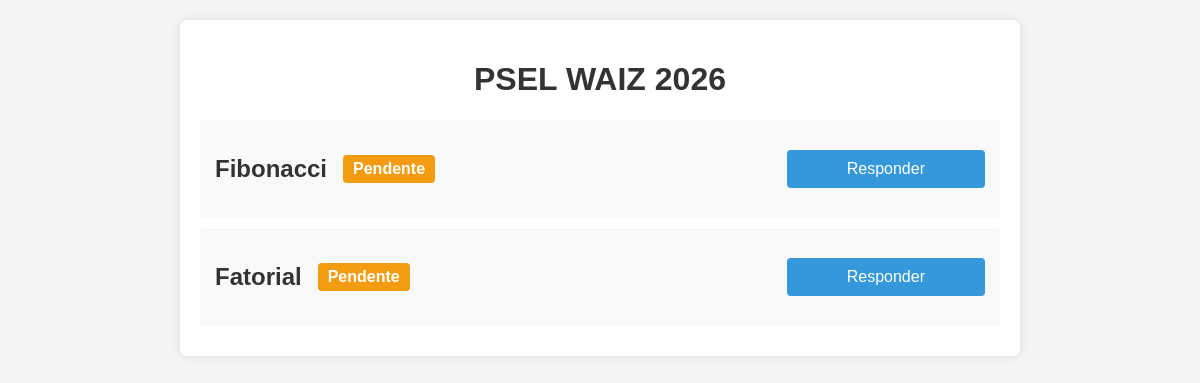
The page /assessment/1/ on the database as committed earlier.
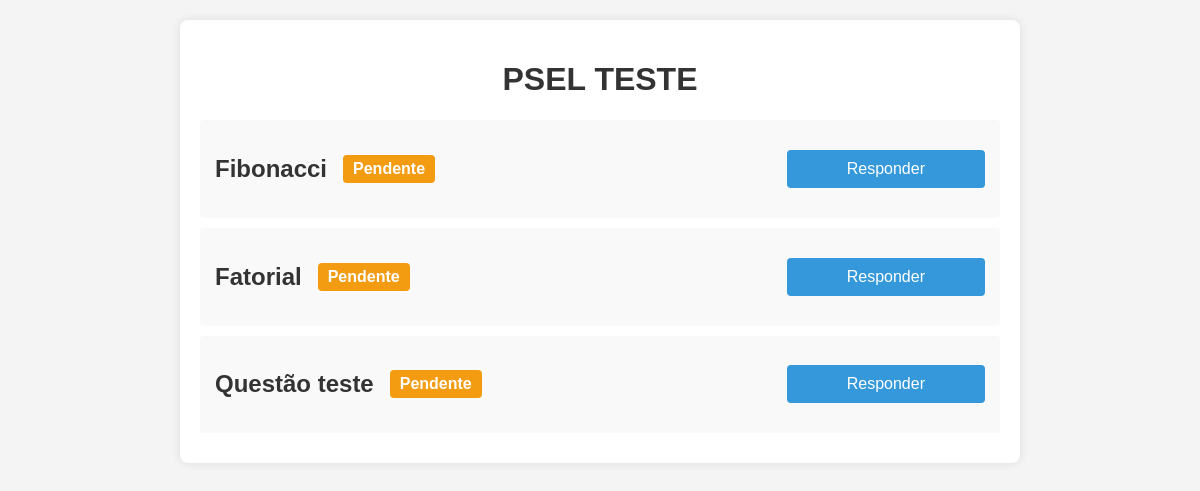
The same page on the database as committed later.
### assessment/models.py (models this page shows, shortened)
class Assessment(models.Model):
    title = models.CharField(max_length=200)
    created_at = models.DateTimeField(auto_now_add=True)
    user = models.ForeignKey("auth.User", on_delete=models.CASCADE)

class Question(models.Model):
    title = models.CharField(max_length=200)
    content = models.CharField(max_length=10000)
    created_at = models.DateTimeField(auto_now_add=True)
    expected_output = models.CharField(max_length=200)
    assessment = models.ForeignKey(Assessment, on_delete=models.CASCADE)

### assessment/views.py (the view)
# urls.py: path("<int:assessment_id>/", views.detail, name="detail"),
def detail(request, assessment_id):
    try:
        assessment = Assessment.objects.get(pk=assessment_id)
        latest_question_list = Question.objects.filter(assessment_id=assessment_id).order_by("created_at")
        template = loader.get_template("assessment/detail/index.html")
        context = {
            "latest_question_list": latest_question_list,
            "assessment": assessment,
        }
        return HttpResponse(template.render(context, request))
    except Assessment.DoesNotExist:
        template = loader.get_template("error_page.html")
        context = {
            "error": {
                "code": 404,
                "title": "Assessment not found",
                "message": "Assessment does not exist",
            }
        }
        return HttpResponse(template.render(context, request))

### assessment/templates/assessment/detail/index.html (shortened to what this page needs)
{% load static %}
<!DOCTYPE html>
<html lang="en">
  <head>
    <link rel="stylesheet" href="{% static '/css/assessments/details.css' %}" />
  </head>
  <body>
    <div class="container">
      <h1>{{ assessment.title }}</h1>
      {% if latest_question_list %}
      <div class="exercises">
        {% for question in latest_question_list %}
        <div class="exercise">
          <div class="title">
            <h2>{{ question.title }}</h2>
            <div class="status pending">Pendente</div>
          </div>
          <button
            onclick="window.location.href = '/assessment/{{ assessment.id }}/{{ question.id }}'"
          >
            Responder
          </button>
        </div>
        {% endfor %}
      </div>
      {% else %}
      <p>Nenhuma questão disponível no momento.</p>
      {% endif %}
    </div>
  </body>
</html>

### assessment/static/css/assessments/details.css (style rules this page uses)
body { font-family: Arial, sans-serif; background-color: #f4f4f4; margin: 0; padding: 0; }
.container { max-width: 800px; margin: 20px auto; padding: 20px; background-color: #fff; border-radius: 8px; box-shadow: 0 0 10px rgba(0, 0, 0, 0.1); }
h1 { text-align: center; color: #333; }
button { background-color: #3498db; color: #fff; padding: 10px 60px; border: none; border-radius: 4px; cursor: pointer; font-size: 1em; }
.exercises { margin-top: 20px; }
.exercise h2 { color: #333; }
.status { display: inline-block; padding: 5px 10px; border-radius: 4px; color: #fff; font-weight: bold; margin-left: 1em; }
.pending { background-color: #f39c12; }

Rows that differ between the two databases and show on the page:
changed Assessment: title "PSEL WAIZ 2026" → "PSEL TESTE"
added Question: title "Questão teste"
